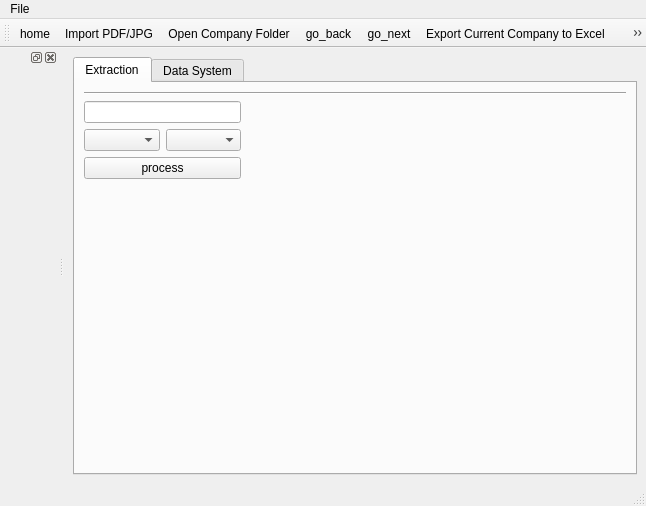
<?xml version="1.0" encoding="UTF-8"?>
<ui version="4.0">
 <class>MainWindow</class>
 <widget class="QMainWindow" name="MainWindow">
  <property name="geometry">
   <rect>
    <x>0</x>
    <y>0</y>
    <width>646</width>
    <height>506</height>
   </rect>
  </property>
  <property name="windowTitle">
   <string>MainWindow</string>
  </property>
  <widget class="QWidget" name="centralwidget">
   <property name="sizePolicy">
    <sizepolicy hsizetype="Expanding" vsizetype="Expanding">
     <horstretch>0</horstretch>
     <verstretch>0</verstretch>
    </sizepolicy>
   </property>
   <layout class="QHBoxLayout" name="horizontalLayout">
    <item>
     <widget class="QTabWidget" name="Tab_Widget">
      <property name="tabPosition">
       <enum>QTabWidget::North</enum>
      </property>
      <property name="tabShape">
       <enum>QTabWidget::Rounded</enum>
      </property>
      <property name="currentIndex">
       <number>0</number>
      </property>
      <property name="movable">
       <bool>false</bool>
      </property>
      <widget class="QWidget" name="tab">
       <attribute name="title">
        <string>Extraction</string>
       </attribute>
       <layout class="QGridLayout" name="gridLayout_4">
        <item row="0" column="0">
         <widget class="Line" name="line">
          <property name="orientation">
           <enum>Qt::Horizontal</enum>
          </property>
         </widget>
        </item>
        <item row="1" column="0">
         <layout class="QGridLayout" name="Extraction_GridLayout">
          <property name="sizeConstraint">
           <enum>QLayout::SetFixedSize</enum>
          </property>
          <item row="0" column="0" colspan="2">
           <widget class="QLineEdit" name="search_company_name_lineBox">
            <property name="sizePolicy">
             <sizepolicy hsizetype="Preferred" vsizetype="Fixed">
              <horstretch>0</horstretch>
              <verstretch>0</verstretch>
             </sizepolicy>
            </property>
            <property name="autoFillBackground">
             <bool>false</bool>
            </property>
            <property name="text">
             <string/>
            </property>
           </widget>
          </item>
          <item row="1" column="0">
           <widget class="QComboBox" name="Company_ComboBox"/>
          </item>
          <item row="1" column="1">
           <widget class="QComboBox" name="Category_ComboBox"/>
          </item>
          <item row="2" column="0" colspan="2">
           <widget class="QPushButton" name="process_button">
            <property name="sizePolicy">
             <sizepolicy hsizetype="Preferred" vsizetype="Fixed">
              <horstretch>0</horstretch>
              <verstretch>0</verstretch>
             </sizepolicy>
            </property>
            <property name="text">
             <string>process</string>
            </property>
           </widget>
          </item>
          <item row="0" column="2" rowspan="4" colspan="5">
           <layout class="QVBoxLayout" name="Matplot_VLayout"/>
          </item>
         </layout>
        </item>
       </layout>
      </widget>
      <widget class="QWidget" name="tab_2">
       <attribute name="title">
        <string>Data System</string>
       </attribute>
       <layout class="QGridLayout" name="gridLayout_3">
        <item row="0" column="0">
         <layout class="QGridLayout" name="gridLayout">
          <property name="sizeConstraint">
           <enum>QLayout::SetFixedSize</enum>
          </property>
          <item row="2" column="2">
           <widget class="QPushButton" name="pushButton">
            <property name="text">
             <string>PushButton</string>
            </property>
           </widget>
          </item>
          <item row="2" column="1">
           <widget class="QPushButton" name="pushButton_5">
            <property name="text">
             <string>PushButton</string>
            </property>
           </widget>
          </item>
          <item row="1" column="1" colspan="6">
           <widget class="QTableWidget" name="tableWidget"/>
          </item>
          <item row="0" column="1" colspan="3">
           <widget class="QLineEdit" name="lineEdit_2"/>
          </item>
          <item row="2" column="3">
           <widget class="QPushButton" name="pushButton_2">
            <property name="text">
             <string>PushButton</string>
            </property>
           </widget>
          </item>
          <item row="0" column="5">
           <widget class="QComboBox" name="comboBox_2"/>
          </item>
          <item row="0" column="4">
           <widget class="QPushButton" name="pushButton_4">
            <property name="text">
             <string>Search</string>
            </property>
           </widget>
          </item>
          <item row="0" column="6">
           <widget class="QComboBox" name="comboBox_3"/>
          </item>
          <item row="2" column="4">
           <widget class="QPushButton" name="pushButton_3">
            <property name="text">
             <string>PushButton</string>
            </property>
           </widget>
          </item>
         </layout>
        </item>
       </layout>
      </widget>
     </widget>
    </item>
   </layout>
  </widget>
  <widget class="QMenuBar" name="menubar">
   <property name="geometry">
    <rect>
     <x>0</x>
     <y>0</y>
     <width>646</width>
     <height>18</height>
    </rect>
   </property>
   <property name="sizePolicy">
    <sizepolicy hsizetype="Expanding" vsizetype="Expanding">
     <horstretch>0</horstretch>
     <verstretch>0</verstretch>
    </sizepolicy>
   </property>
   <widget class="QMenu" name="menuFile">
    <property name="title">
     <string>File</string>
    </property>
    <addaction name="actionImport_New_Company"/>
    <addaction name="actionOpen_Working_Space_Directory"/>
    <addaction name="actionWork_Space"/>
    <addaction name="separator"/>
    <addaction name="actionImport_PDF_JPG"/>
    <addaction name="Export_For_Current_Company"/>
    <addaction name="actionExport_All_Company_to_Excel"/>
    <addaction name="separator"/>
    <addaction name="actionView_All_Image"/>
   </widget>
   <addaction name="menuFile"/>
  </widget>
  <widget class="QStatusBar" name="statusbar">
   <property name="sizePolicy">
    <sizepolicy hsizetype="Expanding" vsizetype="Expanding">
     <horstretch>0</horstretch>
     <verstretch>0</verstretch>
    </sizepolicy>
   </property>
  </widget>
  <widget class="QDockWidget" name="dockWidget_3">
   <attribute name="dockWidgetArea">
    <number>1</number>
   </attribute>
   <widget class="QWidget" name="dockWidgetContents_3"/>
  </widget>
  <widget class="QToolBar" name="toolBar">
   <property name="windowTitle">
    <string>toolBar</string>
   </property>
   <attribute name="toolBarArea">
    <enum>TopToolBarArea</enum>
   </attribute>
   <attribute name="toolBarBreak">
    <bool>false</bool>
   </attribute>
   <addaction name="actionhome"/>
   <addaction name="actionImport_PDF_JPG"/>
   <addaction name="actionImport_New_Company"/>
   <addaction name="actiongo_back"/>
   <addaction name="actiongo_next"/>
   <addaction name="Export_For_Current_Company"/>
   <addaction name="actionzoom"/>
   <addaction name="actionselection_box"/>
  </widget>
  <action name="actionImport_New_Company">
   <property name="icon">
    <iconset resource="resources.qrc">
     <normaloff>:/icons/icons/open.png</normaloff>:/icons/icons/open.png</iconset>
   </property>
   <property name="text">
    <string>Open Company Folder</string>
   </property>
  </action>
  <action name="actionImport_PDF_JPG">
   <property name="icon">
    <iconset resource="resources.qrc">
     <normaloff>:/icons/icons/file-import.png</normaloff>:/icons/icons/file-import.png</iconset>
   </property>
   <property name="text">
    <string>Import PDF/JPG</string>
   </property>
  </action>
  <action name="actionWork_Space">
   <property name="text">
    <string>Add Work Space Directory</string>
   </property>
  </action>
  <action name="view_image">
   <property name="text">
    <string>View All Image From Current Company</string>
   </property>
  </action>
  <action name="actionCheck_Images_With_Position_Data">
   <property name="text">
    <string>Check Images With Position Data</string>
   </property>
  </action>
  <action name="actionCurrent_Selected_Company">
   <property name="text">
    <string>Current Selected Company</string>
   </property>
  </action>
  <action name="actionAll_Company">
   <property name="text">
    <string>All Company</string>
   </property>
  </action>
  <action name="actionGuidence">
   <property name="text">
    <string>Guidence</string>
   </property>
  </action>
  <action name="action_2">
   <property name="text">
    <string>?</string>
   </property>
  </action>
  <action name="Current_Selected_Company_Export">
   <property name="text">
    <string>Current Selected Company</string>
   </property>
  </action>
  <action name="actionAll_Company_2">
   <property name="text">
    <string>All Company</string>
   </property>
  </action>
  <action name="actionOpen_Working_Space_Directory">
   <property name="text">
    <string>Open Working Space Directory</string>
   </property>
  </action>
  <action name="Export_For_Current_Company">
   <property name="icon">
    <iconset resource="resources.qrc">
     <normaloff>:/icons/icons/excel.png</normaloff>:/icons/icons/excel.png</iconset>
   </property>
   <property name="text">
    <string>Export Current Company to Excel</string>
   </property>
  </action>
  <action name="actionExport_All_Company_to_Excel">
   <property name="text">
    <string>Export All Company to Excel</string>
   </property>
  </action>
  <action name="actionView_All_Image">
   <property name="text">
    <string>View All Image</string>
   </property>
  </action>
  <action name="actionhome">
   <property name="icon">
    <iconset resource="resources.qrc">
     <normaloff>:/icons/icons/home.png</normaloff>:/icons/icons/home.png</iconset>
   </property>
   <property name="text">
    <string>home</string>
   </property>
  </action>
  <action name="actiongo_back">
   <property name="icon">
    <iconset resource="resources.qrc">
     <normaloff>:/icons/icons/right.png</normaloff>:/icons/icons/right.png</iconset>
   </property>
   <property name="text">
    <string>go_back</string>
   </property>
   <property name="shortcut">
    <string>Ctrl+Z</string>
   </property>
  </action>
  <action name="actiongo_next">
   <property name="icon">
    <iconset resource="resources.qrc">
     <normaloff>:/icons/icons/arrow.png</normaloff>:/icons/icons/arrow.png</iconset>
   </property>
   <property name="text">
    <string>go_next</string>
   </property>
   <property name="shortcut">
    <string>Ctrl+Y</string>
   </property>
  </action>
  <action name="actionzoom">
   <property name="icon">
    <iconset resource="resources.qrc">
     <normaloff>:/icons/icons/zoom-in.png</normaloff>:/icons/icons/zoom-in.png</iconset>
   </property>
   <property name="text">
    <string>zoom</string>
   </property>
  </action>
  <action name="actionselection_box">
   <property name="icon">
    <iconset resource="resources.qrc">
     <normaloff>:/icons/icons/selection-box.png</normaloff>:/icons/icons/selection-box.png</iconset>
   </property>
   <property name="text">
    <string>selection_box</string>
   </property>
  </action>
 </widget>
 <resources>
  <include location="resources.qrc"/>
 </resources>
 <connections/>
</ui>
